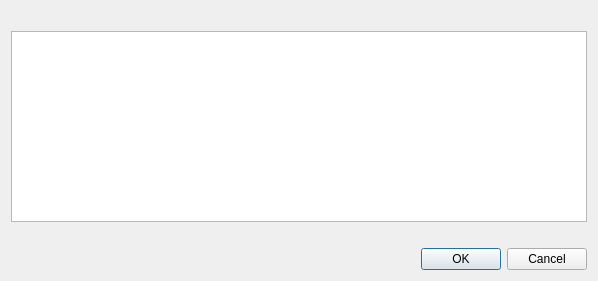
<?xml version="1.0" encoding="UTF-8"?>
<ui version="4.0">
 <class>SignRawTxDialog</class>
 <widget class="QDialog" name="SignRawTxDialog">
  <property name="geometry">
   <rect>
    <x>0</x>
    <y>0</y>
    <width>598</width>
    <height>281</height>
   </rect>
  </property>
  <property name="sizePolicy">
   <sizepolicy hsizetype="Preferred" vsizetype="Minimum">
    <horstretch>0</horstretch>
    <verstretch>0</verstretch>
   </sizepolicy>
  </property>
  <property name="minimumSize">
   <size>
    <width>550</width>
    <height>0</height>
   </size>
  </property>
  <property name="windowTitle">
   <string>Sign Raw Syscoin Transaction</string>
  </property>
  <layout class="QVBoxLayout" name="verticalLayout">
   <property name="sizeConstraint">
    <enum>QLayout::SetMinimumSize</enum>
   </property>
   <item>
    <widget class="QLabel" name="rawtxDisclaimer">
     <property name="text">
      <string notr="true"/>
     </property>
     <property name="textFormat">
      <enum>Qt::RichText</enum>
     </property>
     <property name="wordWrap">
      <bool>true</bool>
     </property>
    </widget>
   </item>
   <item>
    <layout class="QVBoxLayout" name="verticalLayout_2">
     <property name="sizeConstraint">
      <enum>QLayout::SetMinimumSize</enum>
     </property>
     <item>
      <widget class="QPlainTextEdit" name="rawTxEdit"/>
     </item>
     <item>
      <widget class="QLabel" name="capsLabel">
       <property name="font">
        <font>
         <weight>75</weight>
         <bold>true</bold>
        </font>
       </property>
       <property name="text">
        <string/>
       </property>
       <property name="alignment">
        <set>Qt::AlignCenter</set>
       </property>
      </widget>
     </item>
    </layout>
   </item>
   <item>
    <widget class="QDialogButtonBox" name="buttonBox">
     <property name="orientation">
      <enum>Qt::Horizontal</enum>
     </property>
     <property name="standardButtons">
      <set>QDialogButtonBox::Cancel|QDialogButtonBox::Ok</set>
     </property>
    </widget>
   </item>
  </layout>
 </widget>
 <resources/>
 <connections>
  <connection>
   <sender>buttonBox</sender>
   <signal>accepted()</signal>
   <receiver>SignRawTxDialog</receiver>
   <slot>accept()</slot>
   <hints>
    <hint type="sourcelabel">
     <x>20</x>
     <y>20</y>
    </hint>
    <hint type="destinationlabel">
     <x>20</x>
     <y>20</y>
    </hint>
   </hints>
  </connection>
  <connection>
   <sender>buttonBox</sender>
   <signal>rejected()</signal>
   <receiver>SignRawTxDialog</receiver>
   <slot>reject()</slot>
   <hints>
    <hint type="sourcelabel">
     <x>20</x>
     <y>20</y>
    </hint>
    <hint type="destinationlabel">
     <x>20</x>
     <y>20</y>
    </hint>
   </hints>
  </connection>
 </connections>
</ui>
